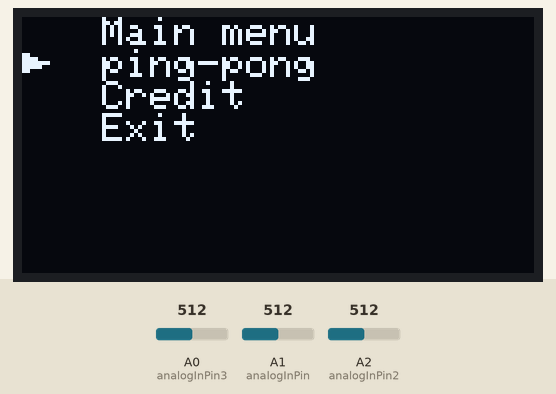
Bench run of a sketch on a simulated Arduino Uno, built with avr-gcc and run on an emulated ATmega328P. On the bench: 128×64 one-colour display. The inputs (shaded band) are chosen by the test bench; at power-on: A0 (analogInPin3) = 512, A1 (analogInPin) = 512, A2 (analogInPin2) = 512. The display library's start-up logo is not drawn; what the sketch prints to the serial monitor is not drawn.

Above: at 0.78 s.
1.4 s: A0 (analogInPin3) set to 213
4.4 s: A0 (analogInPin3) set to 183
At 4.9 s:
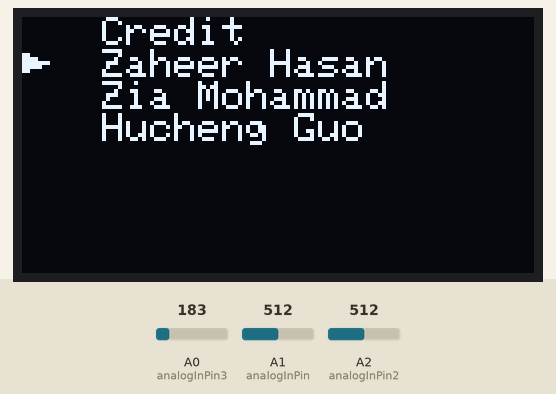
At 5.88 s:
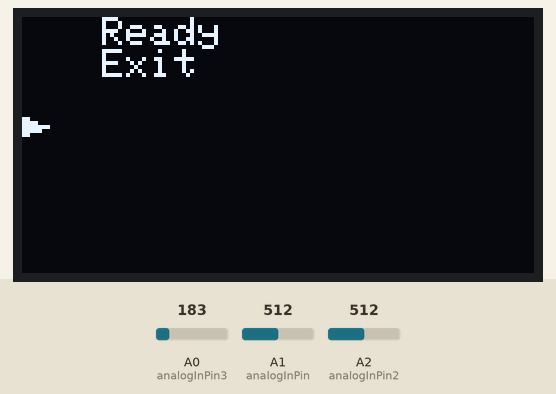
Timing chart, 0 to 7.4 s (numbered marks = the images above; inputs shaded):
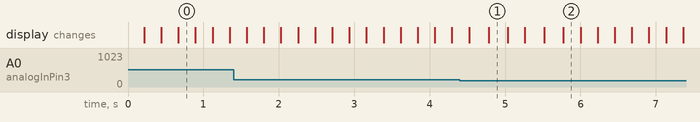

Measured:
- the behaviour switches between 199 and 198 on A0 (analogInPin3) (found by bisection; images 0 and 1)
- after the input at 4.4 s, the display: first differs from a run without the input after 0.38 s (image 1)

The sketch:

makerathon_menu.ino
```cpp
#include <SPI.h>
#include <Wire.h>
#include <Adafruit_GFX.h>
#include <Adafruit_SSD1306.h>
Adafruit_SSD1306 display(4);
int row = 0;
int column;
int mode;
boolean input[4];
const int analogInPin = A1;  // Up Down
const int analogInPin2 = A2;  //Left Right
const int analogInPin3 = A0;  // button

const int analogOutPin = 9; // Analog output pin that the LED is attached to
const int analogOutPin2 = 10;
const int analogOutPin3 = 11;

int sensorValue = 0;        // value read from the pot
int sensorValue2 = 0;
int sensorValue3 = 0;


boolean updown;
boolean button;
boolean leftright;
boolean neutral;
static const unsigned char PROGMEM pointerMap[] =
{
  B00000000,
  B11000000,
  B11110000,
  B11111110,
  B11111000,
  B11000000,
  B00000000,
  B00000000,
};
static const unsigned char PROGMEM EpointerMap[] =
{
  B00000000,
  B11000000,
  B10110000,
  B10001110,
  B10110000,
  B11000000,
  B00000000,
  B00000000,
};
void ifstatements() {

  if (sensorValue3 > 200) { //The button
    button = false; //Not pushed
  }

  if (sensorValue3 < 199) {
    button = true;   //Button Pushed
  }

  //-------------------------------------------------
  if (sensorValue2 <= 400 && sensorValue2 >= 300 && sensorValue <= 400 && sensorValue >= 300) {
    neutral = true;
  }

  else {
    neutral = false;
  }

  if (sensorValue2 >  400) {  //The Left Right
    leftright = false;      // Right Enable
  }

  if (sensorValue2 < 300) {
    leftright = true;      //Left Enable
  }

  //------------------------------------------------
  if (sensorValue > 400) {  //The Up Down
    updown = false;       //Up Enable
  }
  if (sensorValue < 300) {
    updown = true;        //Down Enable
  }
  input [1] = updown;
  input [2] = leftright;
  input [3] = button;
  input [0] = neutral;
}

void pinread() {
  // ---------------------------Controller Setup---------------------------------------
  // read the analog in value:
  sensorValue = analogRead(analogInPin);
  sensorValue2 = analogRead(analogInPin2);
  sensorValue3 = analogRead(analogInPin3);

  // map it to the range of the analog out:

}


void mainMenu() {
  display.clearDisplay();
  display.setTextSize(1);
  display.setTextColor(WHITE);
  display.setCursor(20, 0);
  display.println("Main menu");
  display.setCursor(20, 8);
  display.println("ping-pong");
  display.setCursor(20, 16);
  display.println("Credit");
  display.setCursor(20, 24);
  display.println("Exit");
  display.display();
}
void pingPong() {
  display.clearDisplay();
  display.setTextSize(1);
  display.setTextColor(WHITE);
  display.setCursor(20, 0);
  display.println("Ready");
  display.setCursor(20, 8);
  display.println("Exit");
  display.display();
}
void Credit() {
  display.clearDisplay();
  display.setTextSize(1);
  display.setTextColor(WHITE);
  display.setCursor(20, 0);
  display.println("Credit");
  display.setCursor(20, 8);
  display.println("Zaheer Hasan");
  display.setCursor(20, 16);
  display.println("Zia Mohammad");
  display.setCursor(20, 24);
  display.println("Hucheng Guo");
  display.setCursor(20, 80);
  display.println("Exit");
  display.display();
}
void pointer() {
  display.fillRect(0, 0, 8, 32, BLACK);
  display.drawBitmap(0, row * 8,  pointerMap, 8, 8, 1);
  display.display();
  delay(200);
}
void setup() {
  display.begin(SSD1306_SWITCHCAPVCC, 0x3C);
  display.display();
  delay(100);
  display.clearDisplay();
  Serial.begin(9600);
  mainMenu();
}
void loop() {
  pinread();
  ifstatements();
  Serial.println(" ");
  for (int i = 0; i < 4; i++){
    Serial.print(input[i]);
  }

  if (input[0] == 1) {
    delay(40);
  }
  else {
    if (input[1] == 1) {
      row++;
    }
    else {
      row--;
    }
    if (row > 3) {
      row = 1;
    }
    if (row < 1) {
      row = 3;
    }
  }
  pointer();
  if (input[3] == 1) {
    if (column == 0) {
      if (row == 3) {
        display.clearDisplay();
        column--;
      }
      else if (row == 1) {
        mode = 1;
        column++;
        pingPong();
      }
      else if (row == 2) {
        mode = 2;
        column++;
        Credit();
      }
    }
    else if (column == 1){
      if (mode == 2){
        column = 0;
        mainMenu();
      }
    }
    else if (column == -1){
      mainMenu();
      column = 0;
    }
  }
}
```
